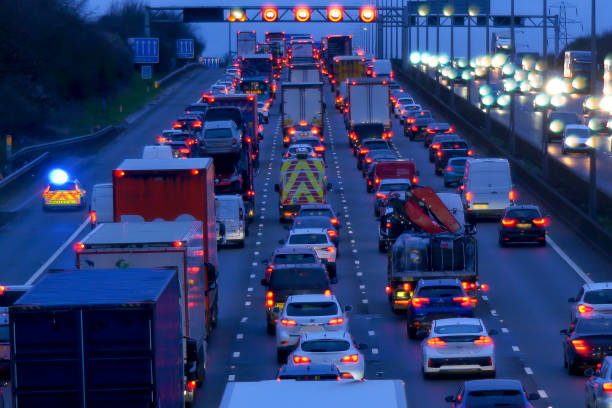
#> input picture data/content/1.jpg, 612 x 408 px; its folder holds 4 pictures in this run
$ python resize.py
#> lines starting #> are read from the running program, lines starting #| are printed output that depends on the picture
from PIL import Image
import os

content_dir = "data/content/"
resized_dir = "data/content_resized/"
os.makedirs(resized_dir, exist_ok=True)

for filename in os.listdir(content_dir):
    if filename.endswith(".jpg") or filename.endswith(".png"):
        img = Image.open(os.path.join(content_dir, filename))
#> img is the input picture: PIL image 612x408 RGB; mean R, G, B 46.6, 61.8, 110.3
        img_resized = img.resize((640, 360))  # Resize to 512x512
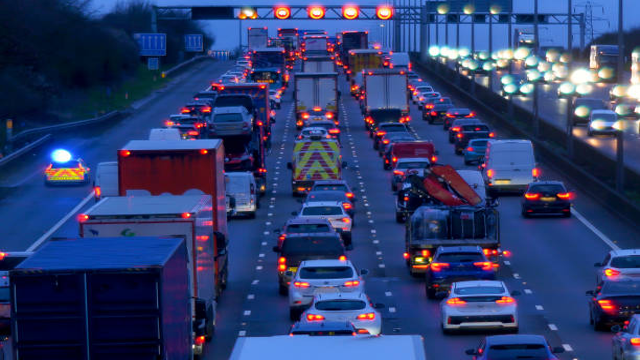
#> img_resized: PIL image 640x360 RGB; mean R, G, B 46.6, 61.8, 110.3
        img_resized.save(os.path.join(resized_dir, filename))
#> pass 2 of the loop `for filename in os.listdir(content_dir):`:
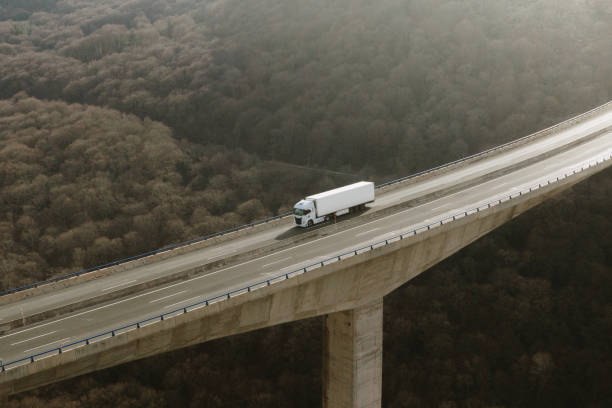
#> input picture data/content/10.jpg, 612 x 408 px
#> img is the input picture: PIL image 612x408 RGB; mean R, G, B 89.5, 84.9, 72.8
#> `img_resized = img.resize((640, 360))`:
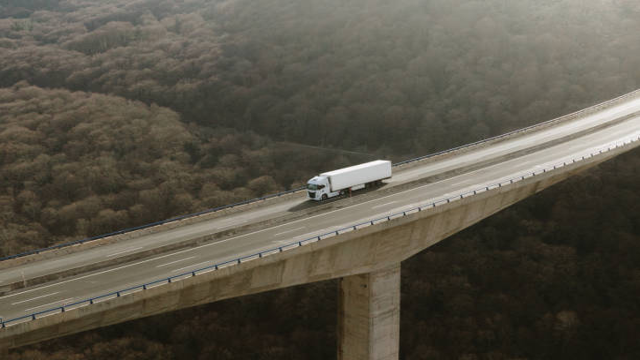
#> img_resized: PIL image 640x360 RGB; mean R, G, B 89.5, 84.9, 72.8
#> pass 3 of the loop `for filename in os.listdir(content_dir):`:
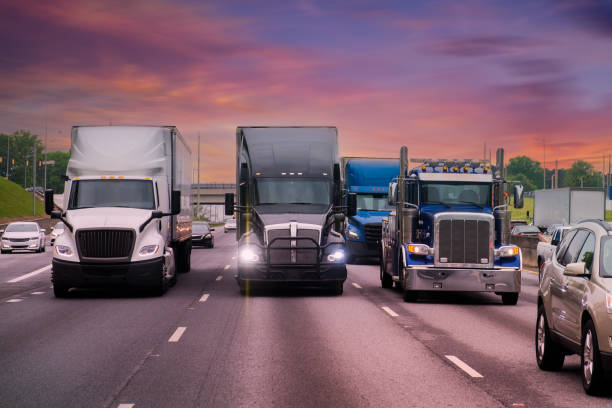
#> input picture data/content/11.jpg, 612 x 408 px
#> img is the input picture: PIL image 612x408 RGB; mean R, G, B 122.9, 95.8, 109
#> `img_resized = img.resize((640, 360))`:
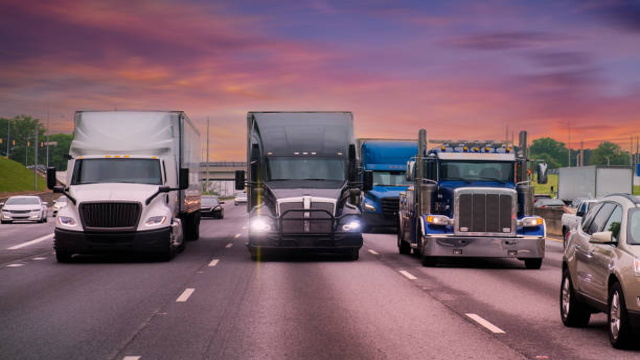
#> img_resized: PIL image 640x360 RGB; mean R, G, B 122.9, 95.8, 109
#> the loop made 4 passes; the first 3 are shown
print("Content images resized and saved!")
